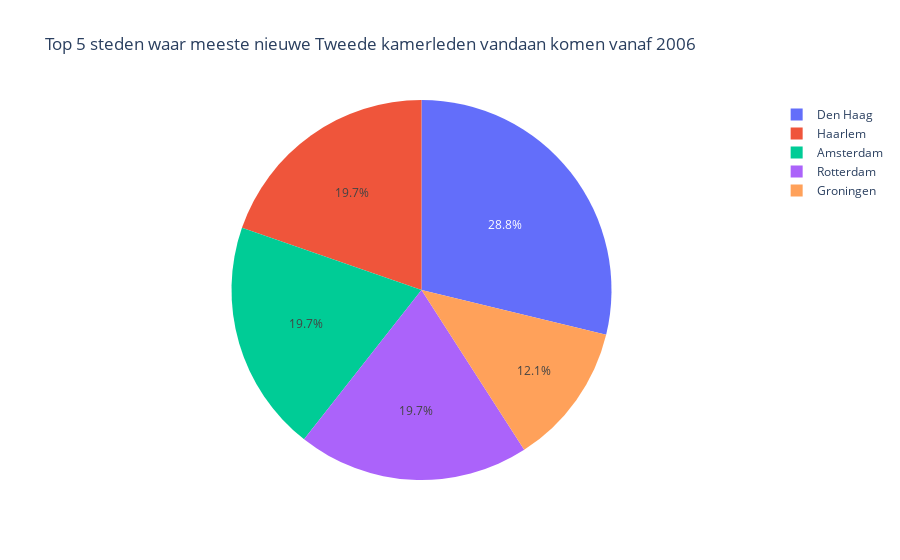

The notebook cell this image was saved under:
### Code cell
''' Top %d steden waar meeste nieuwe leden vandaan komen vanaf %jaartal '''
top_x_steden = 5
tab = df.groupby('Geboorteplaats')['Lid'].count().sort_values(ascending=False)
fig = px.pie(tab, values=tab[:top_x_steden].values, names=tab[:top_x_steden].index,
             title='Top %d steden waar meeste nieuwe Tweede kamerleden vandaan komen vanaf %d' % (top_x_steden, vanaf))
fig.show()
tab.head()

### Figure 1 — Plotly figure (JSON) as saved in the notebook; plotly's stock layout.template omitted (floating-point values rounded to 4 significant figures)
{"data": [{"domain": {"x": [0, 1], "y": [0, 1]}, "hovertemplate": "label=%{label}<br>value=%{value}<extra></extra>", "labels": ["Den Haag", "Haarlem", "Amsterdam", "Rotterdam", "Groningen"], "legendgroup": "", "name": "", "showlegend": true, "type": "pie", "values": [19, 13, 13, 13, 8]}], "layout": {"legend": {"tracegroupgap": 0}, "title": {"text": "Top 5 steden waar meeste nieuwe Tweede kamerleden vandaan komen vanaf 2006"}}}
